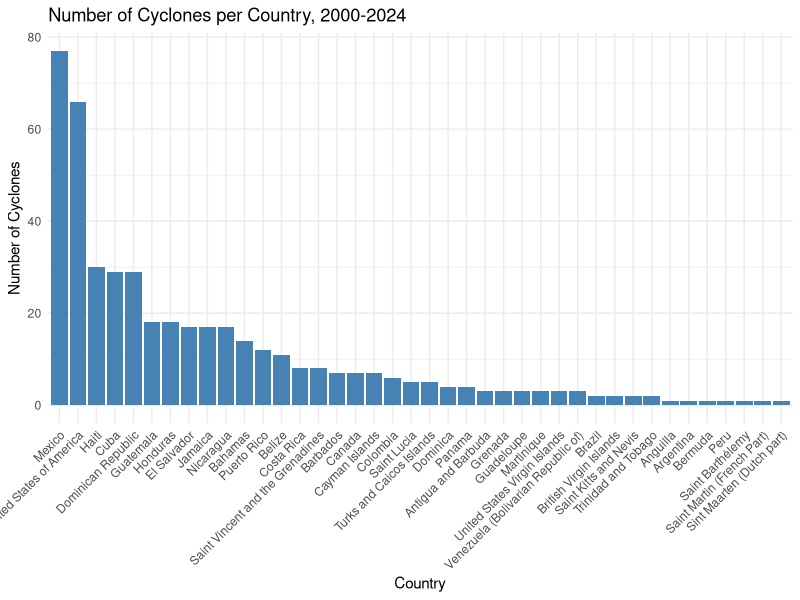
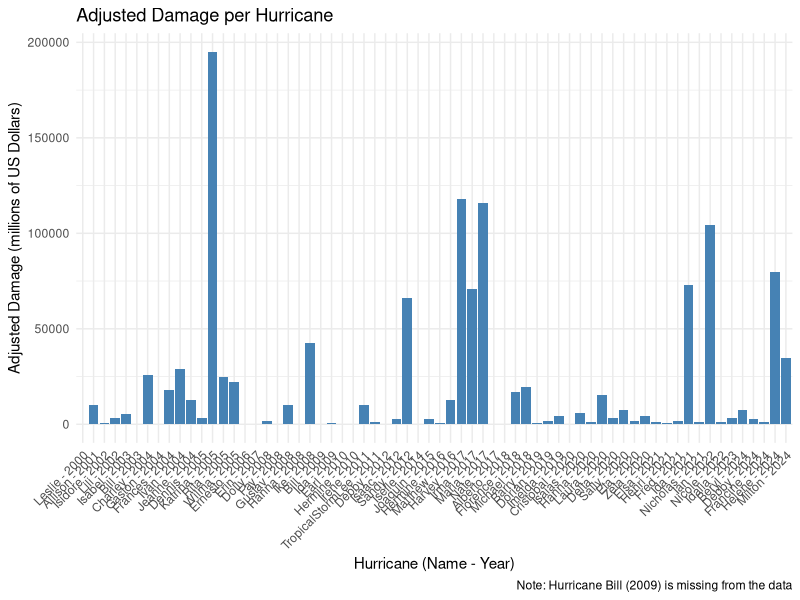
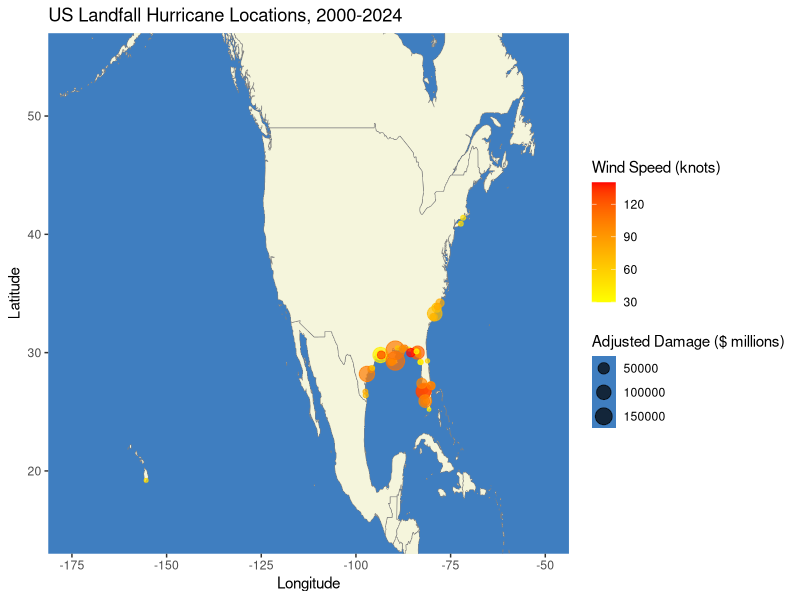
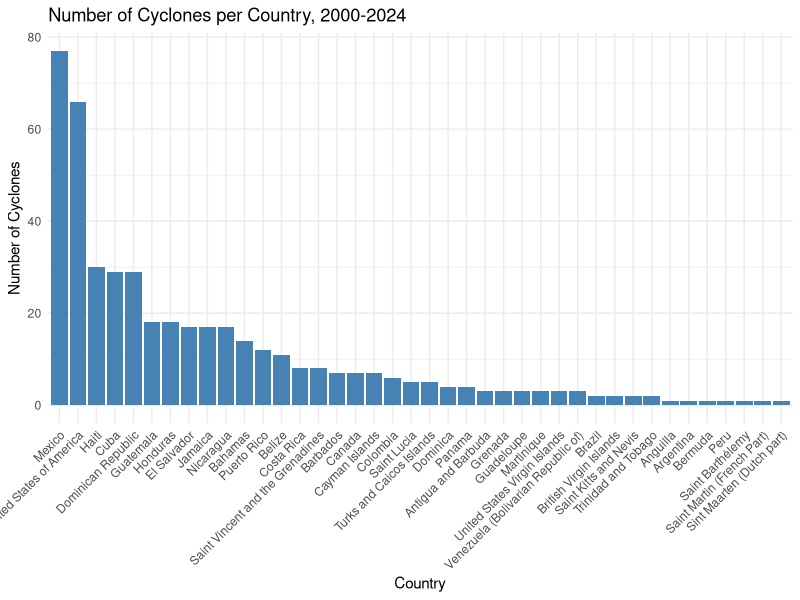
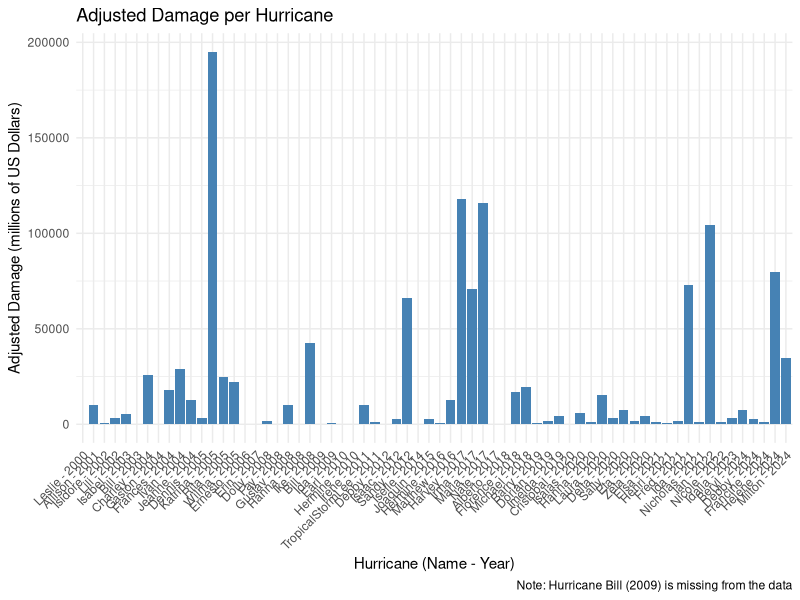
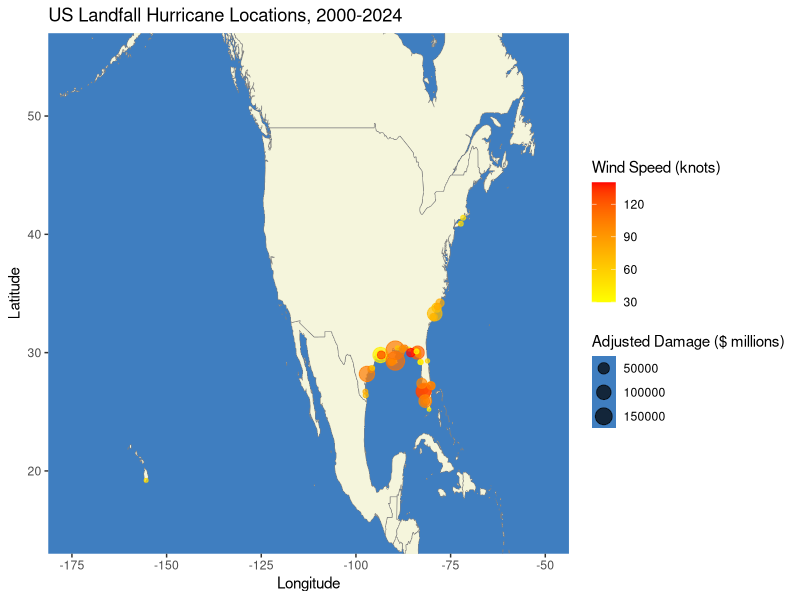

These figures' R source, in order:
# in this script, we perform an exploratory data analysis of our cyclone
# economic data from the EM_DAT data set
# note all costs are in '000 US$

library(dplyr)
library(magrittr)
library(here)
library(tidyr)
library(ggplot2)
library(stringr)
library(rnaturalearth)
library(sf)


#==============================================================================
# we load our data sets
#==============================================================================

econ_data <- read.csv(here("data", "derived", "economic-data-clean.csv"))
US_data <- read.csv(here("data", "derived", "us-economic-data-clean.csv"))
merged_data <- read.csv(here("data", "derived", "merged-data.csv"))

# quick look at data sets
str(econ_data)
str(US_data)
str(merged_data)

#==============================================================================
# we want to plot the number of cyclones per country
#==============================================================================

num_cyclone_country <- econ_data %>%
  group_by(COUNTRY) %>%
  summarise(CYCLONES = n(), .groups = "drop")

# Create the plot
p1 <- ggplot(num_cyclone_country, 
             aes(x = reorder(COUNTRY, -CYCLONES), y = CYCLONES)) +
  geom_bar(stat = "identity", fill = "steelblue") +
  labs(x = "Country", 
       y = "Number of Cyclones", 
       title = "Number of Cyclones per Country, 2000-2024") +
  theme_minimal() +
  theme(axis.text.x = element_text(angle = 45, hjust = 1)) 

p1

ggsave(here("outputs", "eda-economic-data", "cyclones-per-country.pdf"), 
       plot = p1,
       height = 4, 
       width = 15, 
       dpi=300)


#==============================================================================
# plot total economic damages (adjusted) per cyclone
#==============================================================================

# for plot x-axis since some hurricanes have the same names
US_data <- US_data %>%
  mutate(NAME_YEAR = paste0(NAME, " - ", YEAR))

p2 <- ggplot(US_data, aes(x = factor(NAME_YEAR, levels = NAME_YEAR), y = ADJ_TOTAL_DAMAGE)) +
  geom_bar(stat = "identity", fill = "steelblue") +
  labs(x = "Hurricane (Name - Year)",
       y = "Adjusted Damage (millions of US Dollars)",
       title = "Adjusted Damage per Hurricane",
       caption = "Note: Hurricane Bill (2009) is missing from the data") +
  theme_minimal() +
  theme(axis.text.x = element_text(angle = 45, hjust = 1))

p2

ggsave(here("outputs", "eda-economic-data", "us-damages-per-cyclone.pdf"), 
       plot = p2,
       height = 6, 
       width = 12, 
       dpi=300)


#==============================================================================
# plot landfalls that caused damage in the US on a map
#==============================================================================

# we load our world map data
world <- map_data("world")

# we now select all hurricane landfall locations in the US from our list
# as some hurricanes could have landfalls in the US and other countries
landfall_data <- merged_data %>%
  filter(RECORD_ID == "L") 
us_boundary <- ne_countries(country = "United States of America", returnclass = "sf")
landfall_sf <- st_as_sf(landfall_data, coords = c("LON", "LAT"), crs = 4326)
landfall_us <- st_join(landfall_sf, us_boundary, join = st_within)

landfall_us <- as.data.frame(landfall_us %>% filter(!is.na(sovereignt)))
landfall_us <- subset(landfall_us, select = c("STORM_ID", 
                                              "NAME" ,    
                                              "DATE" ,     
                                              "TIME"  ,
                                              "RECORD_ID", 
                                              "STATUS", 
                                              "WIND", 
                                              "PRESSURE",
                                              "YEAR", 
                                              "MONTH" ,
                                              "DAY",
                                              "COUNTRY",
                                              "SUBREGION",
                                              "LOCATION",
                                              "ADJ_TOTAL_DAMAGE"))
# add back longitude and latitude coordinates
landfall_us <- left_join(landfall_us, landfall_data, by = colnames(landfall_us))

# plot map
p3 <- ggplot() +
  geom_polygon(data = world,
               aes(x = long, y = lat, group = group), 
               fill = "beige", 
               col = "#808080", 
               linewidth = 0.2) +  
  theme(panel.background = element_rect(fill = "#3f7ec0", color = NA),
        panel.grid.major = element_blank(), panel.grid.minor = element_blank()) +
  
  geom_point(data = landfall_us, aes(x = LON, 
                                     y = LAT, 
                                     color = WIND,
                                     size = ADJ_TOTAL_DAMAGE),
             alpha = 0.7) + 
  scale_color_gradient(name = "Wind Speed (knots)", low = "yellow", high = "red")+
  scale_size_continuous(name = "Adjusted Damage ($ millions)", range = c(1, 6)) +
  coord_cartesian( xlim = c(-175, -50), ylim = c(15, 55)) + 
  labs(title = "US Landfall Hurricane Locations, 2000-2024",
       x = "Longitude", 
       y = "Latitude") +
  theme(legend.position = "right")

p3

ggsave(here("outputs", "eda-economic-data", "landfall-locations.pdf"), 
       plot =p3,
       height = 4, 
       width = 10, 
       dpi=600)
